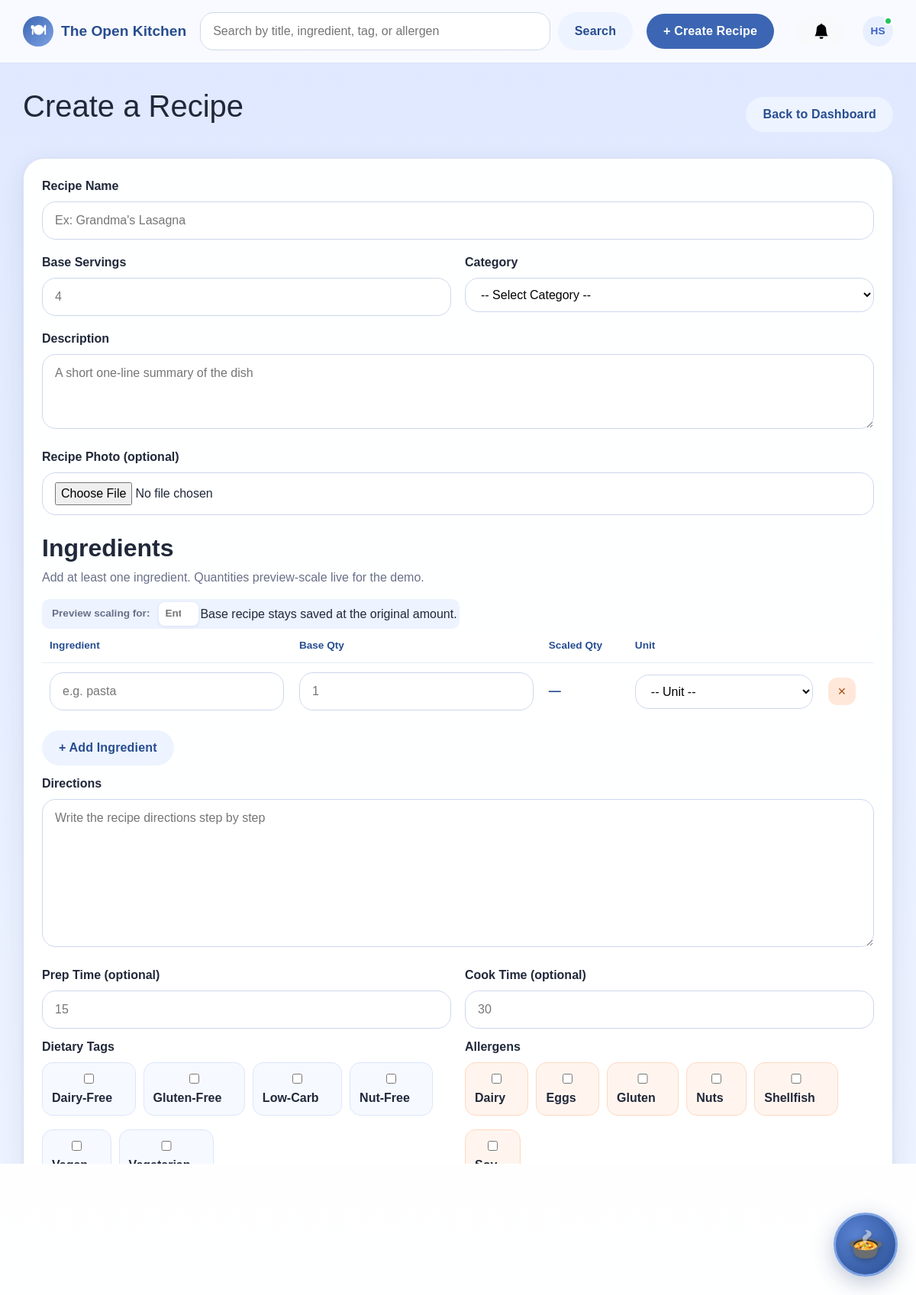
Page /recipe/create (signed in) on the committed database.
### app/models.py (models this page shows, shortened)
class User(db.Model):
    __tablename__ = 'users'
    id = db.Column(db.Integer, primary_key=True)
    firstName = db.Column(db.String(50), nullable=False)
    lastName = db.Column(db.String(50), nullable=False)
    email = db.Column(db.String(100), unique=True, nullable=False)
    password = db.Column(db.String(255), nullable=False)
    role = db.Column(db.String(20), nullable=False, default='contributor')
    isActive = db.Column(db.Boolean, default=True)
    dateCreated = db.Column(db.DateTime, nullable=False, default=datetime.now)
    avatar = db.Column(db.String(255), nullable=True)
    preferMetric = db.Column(db.Boolean, default=False, nullable=False)
    disableNotifications = db.Column(db.Boolean, default=False, nullable=False)
    lastSeen = db.Column(db.DateTime, nullable=True, default=None)
    doNotDisturb = db.Column(db.Boolean, default=False, nullable=False)
    recipes = db.relationship('Recipe', backref='author', lazy=True)

class DietaryTag(db.Model):
    __tablename__ = 'dietary_tags'
    id = db.Column(db.Integer, primary_key=True)
    name = db.Column(db.String(32), unique=True, nullable=False)

class Allergen(db.Model):
    __tablename__ = 'allergens'
    id = db.Column(db.Integer, primary_key=True)
    name = db.Column(db.String(32), unique=True, nullable=False)

### app/routes.py (the view, shortened to what this page needs)
@app.route('/recipe/create', methods=['GET', 'POST'])
@login_required
def create_recipe():
    uid = current_user_id()
    form = CreateRecipeForm()
    _populate_recipe_form(form)
    units = MeasurementUnit.query.filter_by(isActive=True).order_by(MeasurementUnit.name).all()
    if form.dietary_tags.data is None:
        form.dietary_tags.data = []
    if form.allergens.data is None:
        form.allergens.data = []
    errors = []
    errors.extend(msg for msgs in form.errors.values() for msg in msgs)
    return render_template('recipe_form.html', form=form, units=units, errors=errors,
                           is_edit=False, existing_ingredients=[], recipe=None)

### app/routes.py (called while the page is built)
def login_required(f):
    @wraps(f)
    def decorated_function(*args, **kwargs):
        if 'user_id' not in session:
            flash('Please log in to access this page.', 'warning')
            return redirect(url_for('login'))
        return f(*args, **kwargs)
    return decorated_function

def get_current_user():
    if 'user_id' in session:
        return User.query.get(session['user_id'])
    return None

def current_user_id():
    return session.get('user_id')

def _get_notifications():
    uid = current_user_id()
    if uid is None:
        return []
    return Notification.query.filter_by(userID=uid).order_by(Notification.dateCreated.desc()).all()

@app.context_processor
def inject_current_user():
    return {'current_user': get_current_user()}

@app.context_processor
def inject_notifications():
    notifications = _get_notifications()
    has_unread = any(not n.isRead for n in notifications)
    return dict(notifications=notifications, has_unread=has_unread)

@app.before_request
def update_last_seen():
    if 'user_id' in session:
        user = User.query.get(session['user_id'])
        if user:
            user.lastSeen = datetime.now()
            db.session.commit()

def _populate_recipe_form(form):
    form.category_id.choices = (
        [(0, '-- Select Category --')] +
        [(c.id, c.name) for c in Category.query.order_by(Category.name).all()]
    )
    form.dietary_tags.choices = [(t.id, t.name) for t in DietaryTag.query.order_by(DietaryTag.name).all()]
    form.allergens.choices = [(a.id, a.name) for a in Allergen.query.order_by(Allergen.name).all()]

### app/templates/recipe_form.html (shortened to what this page needs)
{% extends "base.html" %}
{% block content %}
<section class="form-shell">
    <div class="section-head compact">
        <div>
            <h1>{{ 'Edit Recipe' if is_edit else 'Create a Recipe' }}</h1>
        </div>
        <a href="{{ url_for('dashboard') }}" class="btn btn-secondary">Back to Dashboard</a>
    </div>
    <form method="POST" action="{{ url_for('edit_recipe', recipe_id=recipe.id) if is_edit else url_for('create_recipe') }}" class="form-card" enctype="multipart/form-data">
        <div class="form-grid two">
            <div class="field-block span-2">
                <label>Recipe Name</label>
                {{ form.title(placeholder="Ex: Grandma's Lasagna") }}
            </div>
            <div class="field-block">
                <label>Base Servings</label>
                {{ form.baseServings(min=1, placeholder="4") }}
            </div>
            <div class="field-block">
                <label>Category</label>
                {{ form.category_id() }}
            </div>
            <div class="field-block span-2">
                <label>Description</label>
                {{ form.description(rows=3, placeholder="A short one-line summary of the dish") }}
            </div>
            <div class="field-block span-2">
                <label>Recipe Photo (optional)</label>
                {{ form.image() }}
            </div>
        </div>
        <h2 class="subheading">Ingredients</h2>
        <p class="helper">Add at least one ingredient. Quantities preview-scale live for the demo.</p>
        <div class="scale-preview-box">
            <label for="adjustServings">Preview scaling for:</label>
            <input type="number" id="adjustServings" min="1" placeholder="Enter servings" oninput="scaleIngredients(this.value)">
            <span>Base recipe stays saved at the original amount.</span>
        </div>
        <table class="ingredient-table">
            <thead>
                <tr>
                    <th>Ingredient</th>
                    <th>Base Qty</th>
                    <th>Scaled Qty</th>
                    <th>Unit</th>
                    <th></th>
                </tr>
            </thead>
            <tbody id="ingredient-body">
                {% if is_edit and existing_ingredients %}
                    {% for ing in existing_ingredients %}
                    <tr class="ingredient-row">
                        <td><input type="text" name="ing_name" placeholder="e.g. pasta" value="{{ ing.name }}"></td>
                        <td><input type="number" class="base-qty" step="0.01" min="0" name="ing_quantity" placeholder="1" value="{{ ing.quantity }}" oninput="scaleIngredients(document.getElementById('adjustServings').value)"></td>
                        <td><span class="scaled-value">—</span></td>
                        <td>
                            <select name="ing_unit">
                                <option value="">-- Unit --</option>
                                {% for u in units %}
                                <option value="{{ u.id }}" {% if u.id == ing.unitID %}selected{% endif %}>{{ u.name }} ({{ u.abbreviation }})</option>
                                {% endfor %}
                            </select>
                        </td>
                        <td><button type="button" class="icon-btn" onclick="removeIngredient(this)">×</button></td>
                    </tr>
                    {% endfor %}
                {% else %}
                <tr class="ingredient-row">
                    <td><input type="text" name="ing_name" placeholder="e.g. pasta"></td>
                    <td><input type="number" class="base-qty" step="0.01" min="0" name="ing_quantity" placeholder="1" oninput="scaleIngredients(document.getElementById('adjustServings').value)"></td>
                    <td><span class="scaled-value">—</span></td>
                    <td>
                        <select name="ing_unit">
                            <option value="">-- Unit --</option>
                        </select>
                    </td>
                    <td><button type="button" class="icon-btn" onclick="removeIngredient(this)">×</button></td>
                </tr>
                {% endif %}
            </tbody>
        </table>
        <button type="button" class="btn btn-secondary" onclick="addIngredient()">+ Add Ingredient</button>
        <div class="form-grid two push-top">
            <div class="field-block span-2">
                <label>Directions</label>
                {{ form.instructions(rows=7, placeholder="Write the recipe directions step by step") }}
            </div>
            <div class="field-block">
                <label>Prep Time (optional)</label>
                {{ form.prepTime(min=0, placeholder="15") }}
            </div>
            <div class="field-block">
                <label>Cook Time (optional)</label>
                {{ form.cookTime(min=0, placeholder="30") }}
            </div>
        </div>
        <div class="form-grid two push-top">
            <div class="field-block">
                <label>Dietary Tags</label>
                <div class="check-grid">
                    {% for value, label in form.dietary_tags.choices %}
                    <label class="check-pill"><input type="checkbox" name="dietary_tags" value="{{ value }}"
                        {% if value in form.dietary_tags.data %}checked{% endif %}> {{ label }}</label>
                    {% endfor %}
                </div>
            </div>
            <div class="field-block">
                <label>Allergens</label>
                <div class="check-grid">
                    {% for value, label in form.allergens.choices %}
                    <label class="check-pill allergen"><input type="checkbox" name="allergens" value="{{ value }}"
                        {% if value in form.allergens.data %}checked{% endif %}> {{ label }}</label>
                    {% endfor %}
                </div>
            </div>
        </div>
        <div class="form-actions push-top">
            <button type="submit" class="btn btn-primary">{{ 'Save Changes' if is_edit else 'Save Recipe' }}</button>
            <a href="{{ url_for('view_recipe', recipe_id=recipe.id) if is_edit else url_for('dashboard') }}" class="btn btn-secondary">Cancel</a>
        </div>
    </form>
</section>
{% endblock %}

### app/templates/base.html (shortened to what this page needs)
<!DOCTYPE html>
<html lang="en">
<head>
    <link href="https://cdn.jsdelivr.net/npm/bootstrap@5.3.3/dist/css/bootstrap.min.css" rel="stylesheet">
    <link rel="stylesheet" href="{{ url_for('static', filename='style.css') }}">
</head>
<body>
    <header class="site-header">
        <div class="container nav-wrap">
            <a class="brand" href="{{ url_for('dashboard') }}">
                <span class="brand-mark">🍽</span>
                <span>The Open Kitchen</span>
            </a>
            <form class="searchbar" action="{{ url_for('search') }}" method="get">
                <input type="text" name="q" placeholder="Search by title, ingredient, tag, or allergen"
                       value="{{ request.args.get('q', '') }}">
                <button type="submit" class="btn btn-secondary">Search</button>
            </form>
            <nav class="nav-links">
                {% if session.get('user_id') %}
                    <a href="{{ url_for('create_recipe') }}" class="btn btn-primary">+ Create Recipe</a>
                {% else %}
                    <a href="{{ url_for('login') }}" class="btn btn-primary">Log In</a>
                {% endif %}
                {% if session.get('user_id') %}
                <button type="button"
                        id="notificationBtn"
                        class="btn btn-light position-relative ms-3"
                        data-bs-toggle="offcanvas"
                        data-bs-target="#notificationPanel"
                        aria-controls="notificationPanel">
                    <svg xmlns="http://www.w3.org/2000/svg" width="20" height="20" fill="currentColor" class="bi bi-bell-fill" viewBox="0 0 16 16">
                        <path d="M8 16a2 2 0 0 0 2-2H6a2 2 0 0 0 2 2m.995-14.901a1 1 0 1 0-1.99 0A5 5 0 0 0 3 6c0 1.098-.5 6-2 7h14c-1.5-1-2-5.902-2-7 0-2.42-1.72-4.44-4.005-4.901"/>
                    </svg>
                </button>
                {% endif %}
                {% if session.get('user_id') %}
                <div class="dropdown ms-2" style="position: relative;">
                    <button class="btn p-0 border-0 d-flex align-items-center justify-content-center"
                            type="button"
                            id="profileDropdown"
                            data-bs-toggle="dropdown"
                            aria-expanded="false"
                            style="width: 40px; height: 40px; border-radius: 50%; overflow: hidden; background: transparent;">
                        {% if current_user and current_user.avatar %}
                        <img src="{{ url_for('static', filename='uploads/' + current_user.avatar) }}"
                             alt="Profile"
                             style="width: 40px; height: 40px; border-radius: 50%; object-fit: cover;">
                        {% else %}
                        <div style="width: 40px; height: 40px; border-radius: 50%; background: #e8f0ff; color: #3a5fc8; display: flex; align-items: center; justify-content: center; font-weight: 700; font-size: 0.85rem;">
                            {% if current_user %}{{ current_user.firstName[0] }}{{ current_user.lastName[0] }}{% else %}?{% endif %}
                        </div>
                        {% endif %}
                    </button>
                </div>
                {% endif %}
            </nav>
        </div>
    </header>
    <main class="container page-shell">
        {% block content %}{% endblock %}
    </main>
    <div class="toast-container position-fixed top-0 end-0 p-3" style="z-index: 1100;" id="toastContainer"></div>
    <div id="mp-pot-wrap">
      <div id="mp-pot-btn">
        <span class="mp-pot-icon">🍲</span>
      </div>
    </div>
</body>
</html>

### app/templates/base.html (style rules this page uses)
#mp-pot-wrap { position: fixed; bottom: 24px; right: 24px; z-index: 9001; width: 84px; height: 84px; }
#mp-pot-btn { width: 84px; height: 84px; background: radial-gradient(circle at 35% 35%, #5a83d4, #274d90); border: 3px solid #7ea2e3; border-radius: 50%; display: flex; align-items: center; justify-content: center; cursor: pointer; position: relative; transition: transform .25s, border-color .25s, box-shadow .25s; box-shadow: 0 8px 28px rgba(40,62,113,.3); }
.mp-pot-icon { font-size: 38px; filter: drop-shadow(0 2px 4px rgba(0,0,0,.3)); }

### rows in the picture
User: firstName "H", lastName "S"
DietaryTag: name "Dairy-Free"
DietaryTag: name "Gluten-Free"
DietaryTag: name "Low-Carb"
DietaryTag: name "Nut-Free"
DietaryTag: name "Vegan"
DietaryTag: name "Vegetarian"
Allergen: name "Dairy"
Allergen: name "Eggs"
Allergen: name "Gluten"
Allergen: name "Nuts"
Allergen: name "Shellfish"
Allergen: name "Soy"

### other values in the picture
{{ 'Edit Recipe' if is_edit else 'Create a Recipe' }} "Create a Recipe"
